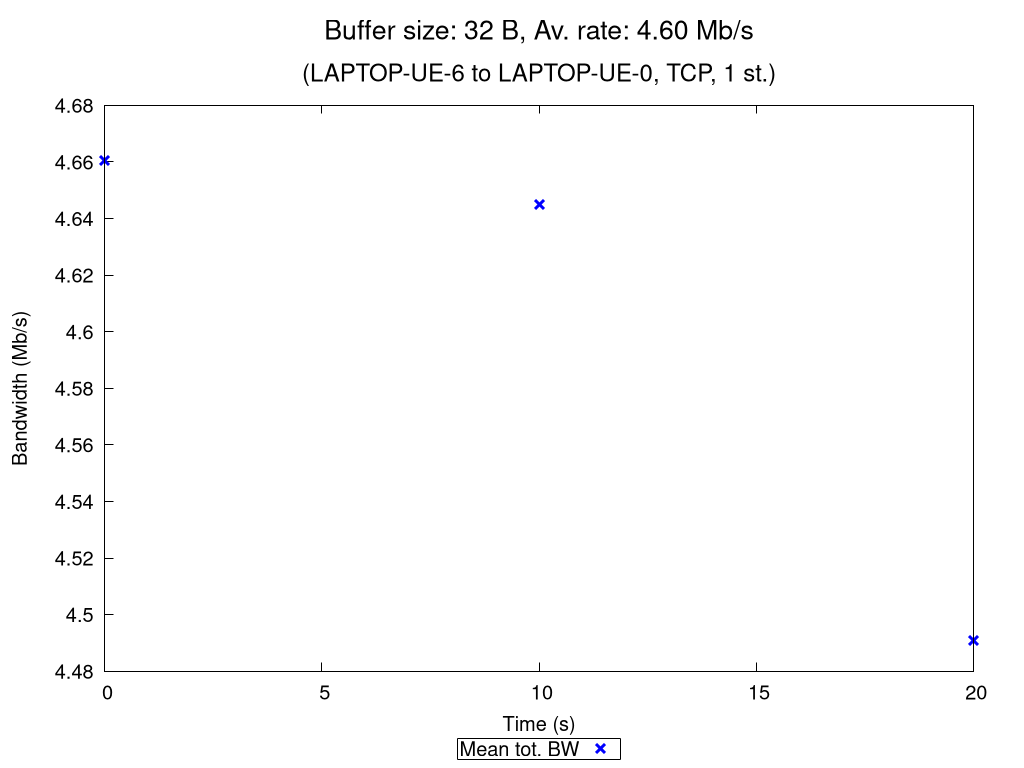

Recreate this plot in gnuplot.
set terminal pngcairo nocrop enhanced size 1024,768 font "Verdana,15"
set output "TCP_1_st_2020_11_05_12-50-29_two2one_00032B.png"

set title "{/=20 Buffer size: 32 B, Av. rate: 4.60 Mb/s}\n\n{/=18 (LAPTOP-UE-6 to LAPTOP-UE-0, TCP, 1 st.)}"

set xlabel "Time (s)"
set ylabel "Bandwidth (Mb/s)"
set ytics nomirror
set key bmargin center horizontal box samplen 1 width -1
set bmargin 4.6
set rmargin 4.5

rf = 1000000.0  # rate factor
set style fill transparent solid 0.2 noborder
set autoscale xfix
plot "TCP_1_st_2020_11_05_12-50-29_two2one_00032B_iperf_processed.dat" using 1:($2/rf-$3/rf):($2/rf+$3/rf) with filledcurves lc rgb "blue" notitle, \
     "" using 1:($2/rf) with points pt 2 ps 1.5 lw 3 lc rgb "blue" title "Mean tot. BW", \
